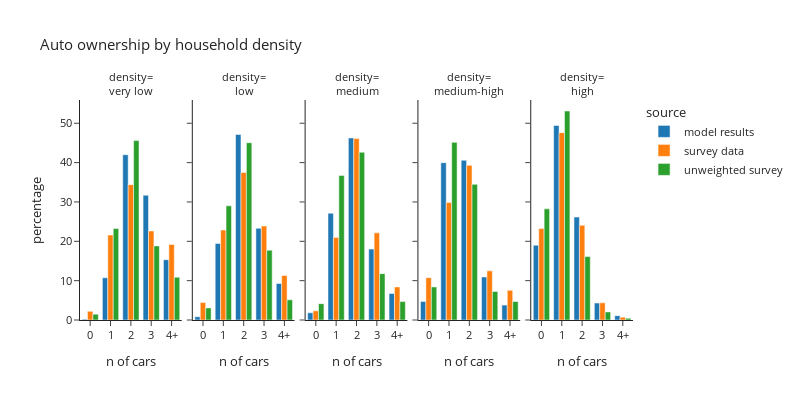

Notebook cell for this chart:
### Code cell
plot_auto(hh_data.dropna(subset=['hh_density_group']),'hh_density_group','household density','density')

### Figure 1 — Plotly figure (JSON) as saved in the notebook; plotly's stock layout.template omitted (floating-point values rounded to 4 significant figures)
{"data": [{"alignmentgroup": "True", "hovertemplate": "source=model results<br>hh_density_group=very low<br>auto_ownership_simple=%{x}<br>percentage=%{y}<extra></extra>", "legendgroup": "model results", "marker": {"color": "#1F77B4", "pattern": {"shape": ""}}, "name": "model results", "offsetgroup": "model results", "orientation": "v", "showlegend": true, "textposition": "auto", "type": "bar", "x": ["0", "1", "2", "3", "4+"], "xaxis": "x", "y": [0.2217, 10.74, 42.01, 31.7, 15.34], "yaxis": "y"}, {"alignmentgroup": "True", "hovertemplate": "source=model results<br>hh_density_group=low<br>auto_ownership_simple=%{x}<br>percentage=%{y}<extra></extra>", "legendgroup": "model results", "marker": {"color": "#1F77B4", "pattern": {"shape": ""}}, "name": "model results", "offsetgroup": "model results", "orientation": "v", "showlegend": false, "textposition": "auto", "type": "bar", "x": ["0", "1", "2", "3", "4+"], "xaxis": "x2", "y": [0.8228, 19.44, 47.14, 23.3, 9.286], "yaxis": "y2"}, {"alignmentgroup": "True", "hovertemplate": "source=model results<br>hh_density_group=medium<br>auto_ownership_simple=%{x}<br>percentage=%{y}<extra></extra>", "legendgroup": "model results", "marker": {"color": "#1F77B4", "pattern": {"shape": ""}}, "name": "model results", "offsetgroup": "model results", "orientation": "v", "showlegend": false, "textposition": "auto", "type": "bar", "x": ["0", "1", "2", "3", "4+"], "xaxis": "x3", "y": [1.843, 27.13, 46.27, 18.02, 6.741], "yaxis": "y3"}, {"alignmentgroup": "True", "hovertemplate": "source=model results<br>hh_density_group=medium-high<br>auto_ownership_simple=%{x}<br>percentage=%{y}<extra></extra>", "legendgroup": "model results", "marker": {"color": "#1F77B4", "pattern": {"shape": ""}}, "name": "model results", "offsetgroup": "model results", "orientation": "v", "showlegend": false, "textposition": "auto", "type": "bar", "x": ["0", "1", "2", "3", "4+"], "xaxis": "x4", "y": [4.712, 39.99, 40.6, 10.92, 3.783], "yaxis": "y4"}, {"alignmentgroup": "True", "hovertemplate": "source=model results<br>hh_density_group=high<br>auto_ownership_simple=%{x}<br>percentage=%{y}<extra></extra>", "legendgroup": "model results", "marker": {"color": "#1F77B4", "pattern": {"shape": ""}}, "name": "model results", "offsetgroup": "model results", "orientation": "v", "showlegend": false, "textposition": "auto", "type": "bar", "x": ["0", "1", "2", "3", "4+"], "xaxis": "x5", "y": [19.0, 49.43, 26.16, 4.308, 1.11], "yaxis": "y5"}, {"alignmentgroup": "True", "hovertemplate": "source=survey data<br>hh_density_group=very low<br>auto_ownership_simple=%{x}<br>percentage=%{y}<extra></extra>", "legendgroup": "survey data", "marker": {"color": "#FF7F0E", "pattern": {"shape": ""}}, "name": "survey data", "offsetgroup": "survey data", "orientation": "v", "showlegend": true, "textposition": "auto", "type": "bar", "x": ["0", "1", "2", "3", "4+"], "xaxis": "x", "y": [2.193, 21.6, 34.39, 22.63, 19.19], "yaxis": "y"}, {"alignmentgroup": "True", "hovertemplate": "source=survey data<br>hh_density_group=low<br>auto_ownership_simple=%{x}<br>percentage=%{y}<extra></extra>", "legendgroup": "survey data", "marker": {"color": "#FF7F0E", "pattern": {"shape": ""}}, "name": "survey data", "offsetgroup": "survey data", "orientation": "v", "showlegend": false, "textposition": "auto", "type": "bar", "x": ["0", "1", "2", "3", "4+"], "xaxis": "x2", "y": [4.448, 22.86, 37.49, 23.88, 11.33], "yaxis": "y2"}, {"alignmentgroup": "True", "hovertemplate": "source=survey data<br>hh_density_group=medium<br>auto_ownership_simple=%{x}<br>percentage=%{y}<extra></extra>", "legendgroup": "survey data", "marker": {"color": "#FF7F0E", "pattern": {"shape": ""}}, "name": "survey data", "offsetgroup": "survey data", "orientation": "v", "showlegend": false, "textposition": "auto", "type": "bar", "x": ["0", "1", "2", "3", "4+"], "xaxis": "x3", "y": [2.329, 21.0, 46.11, 22.15, 8.414], "yaxis": "y3"}, {"alignmentgroup": "True", "hovertemplate": "source=survey data<br>hh_density_group=medium-high<br>auto_ownership_simple=%{x}<br>percentage=%{y}<extra></extra>", "legendgroup": "survey data", "marker": {"color": "#FF7F0E", "pattern": {"shape": ""}}, "name": "survey data", "offsetgroup": "survey data", "orientation": "v", "showlegend": false, "textposition": "auto", "type": "bar", "x": ["0", "1", "2", "3", "4+"], "xaxis": "x4", "y": [10.75, 29.87, 39.34, 12.49, 7.544], "yaxis": "y4"}, {"alignmentgroup": "True", "hovertemplate": "source=survey data<br>hh_density_group=high<br>auto_ownership_simple=%{x}<br>percentage=%{y}<extra></extra>", "legendgroup": "survey data", "marker": {"color": "#FF7F0E", "pattern": {"shape": ""}}, "name": "survey data", "offsetgroup": "survey data", "orientation": "v", "showlegend": false, "textposition": "auto", "type": "bar", "x": ["0", "1", "2", "3", "4+"], "xaxis": "x5", "y": [23.22, 47.6, 24.09, 4.363, 0.7266], "yaxis": "y5"}, {"alignmentgroup": "True", "hovertemplate": "source=unweighted survey<br>hh_density_group=very low<br>auto_ownership_simple=%{x}<br>percentage=%{y}<extra></extra>", "legendgroup": "unweighted survey", "marker": {"color": "#2CA02C", "pattern": {"shape": ""}}, "name": "unweighted survey", "offsetgroup": "unweighted survey", "orientation": "v", "showlegend": true, "textposition": "auto", "type": "bar", "x": ["0", "1", "2", "3", "4+"], "xaxis": "x", "y": [1.471, 23.24, 45.59, 18.82, 10.88], "yaxis": "y"}, {"alignmentgroup": "True", "hovertemplate": "source=unweighted survey<br>hh_density_group=low<br>auto_ownership_simple=%{x}<br>percentage=%{y}<extra></extra>", "legendgroup": "unweighted survey", "marker": {"color": "#2CA02C", "pattern": {"shape": ""}}, "name": "unweighted survey", "offsetgroup": "unweighted survey", "orientation": "v", "showlegend": false, "textposition": "auto", "type": "bar", "x": ["0", "1", "2", "3", "4+"], "xaxis": "x2", "y": [3.072, 29.01, 45.05, 17.75, 5.119], "yaxis": "y2"}, {"alignmentgroup": "True", "hovertemplate": "source=unweighted survey<br>hh_density_group=medium<br>auto_ownership_simple=%{x}<br>percentage=%{y}<extra></extra>", "legendgroup": "unweighted survey", "marker": {"color": "#2CA02C", "pattern": {"shape": ""}}, "name": "unweighted survey", "offsetgroup": "unweighted survey", "orientation": "v", "showlegend": false, "textposition": "auto", "type": "bar", "x": ["0", "1", "2", "3", "4+"], "xaxis": "x3", "y": [4.159, 36.74, 42.63, 11.79, 4.679], "yaxis": "y3"}, {"alignmentgroup": "True", "hovertemplate": "source=unweighted survey<br>hh_density_group=medium-high<br>auto_ownership_simple=%{x}<br>percentage=%{y}<extra></extra>", "legendgroup": "unweighted survey", "marker": {"color": "#2CA02C", "pattern": {"shape": ""}}, "name": "unweighted survey", "offsetgroup": "unweighted survey", "orientation": "v", "showlegend": false, "textposition": "auto", "type": "bar", "x": ["0", "1", "2", "3", "4+"], "xaxis": "x4", "y": [8.405, 45.16, 34.47, 7.265, 4.701], "yaxis": "y4"}, {"alignmentgroup": "True", "hovertemplate": "source=unweighted survey<br>hh_density_group=high<br>auto_ownership_simple=%{x}<br>percentage=%{y}<extra></extra>", "legendgroup": "unweighted survey", "marker": {"color": "#2CA02C", "pattern": {"shape": ""}}, "name": "unweighted survey", "offsetgroup": "unweighted survey", "orientation": "v", "showlegend": false, "textposition": "auto", "type": "bar", "x": ["0", "1", "2", "3", "4+"], "xaxis": "x5", "y": [28.24, 53.12, 16.12, 2.058, 0.4574], "yaxis": "y5"}], "layout": {"annotations": [{"font": {}, "showarrow": false, "text": "density=<br>very low", "x": 0.092, "xanchor": "center", "xref": "paper", "y": 1.0, "yanchor": "bottom", "yref": "paper"}, {"font": {}, "showarrow": false, "text": "density=<br>low", "x": 0.296, "xanchor": "center", "xref": "paper", "y": 1.0, "yanchor": "bottom", "yref": "paper"}, {"font": {}, "showarrow": false, "text": "density=<br>medium", "x": 0.5, "xanchor": "center", "xref": "paper", "y": 1.0, "yanchor": "bottom", "yref": "paper"}, {"font": {}, "showarrow": false, "text": "density=<br>medium-high", "x": 0.704, "xanchor": "center", "xref": "paper", "y": 1.0, "yanchor": "bottom", "yref": "paper"}, {"font": {}, "showarrow": false, "text": "density=<br>high", "x": 0.908, "xanchor": "center", "xref": "paper", "y": 1.0, "yanchor": "bottom", "yref": "paper"}], "barmode": "group", "font": {"size": 11}, "height": 400, "legend": {"title": {"text": "source"}, "tracegroupgap": 0}, "title": {"text": "Auto ownership by household density"}, "width": 800, "xaxis": {"anchor": "y", "domain": [0.0, 0.184], "title": {"text": "n of cars"}}, "xaxis2": {"anchor": "y2", "domain": [0.204, 0.388], "matches": "x", "title": {"text": "n of cars"}}, "xaxis3": {"anchor": "y3", "domain": [0.408, 0.592], "matches": "x", "title": {"text": "n of cars"}}, "xaxis4": {"anchor": "y4", "domain": [0.612, 0.796], "matches": "x", "title": {"text": "n of cars"}}, "xaxis5": {"anchor": "y5", "domain": [0.816, 1.0], "matches": "x", "title": {"text": "n of cars"}}, "yaxis": {"anchor": "x", "domain": [0.0, 1.0], "title": {"text": "percentage"}}, "yaxis2": {"anchor": "x2", "domain": [0.0, 1.0], "matches": "y", "showticklabels": false}, "yaxis3": {"anchor": "x3", "domain": [0.0, 1.0], "matches": "y", "showticklabels": false}, "yaxis4": {"anchor": "x4", "domain": [0.0, 1.0], "matches": "y", "showticklabels": false}, "yaxis5": {"anchor": "x5", "domain": [0.0, 1.0], "matches": "y", "showticklabels": false}}}
